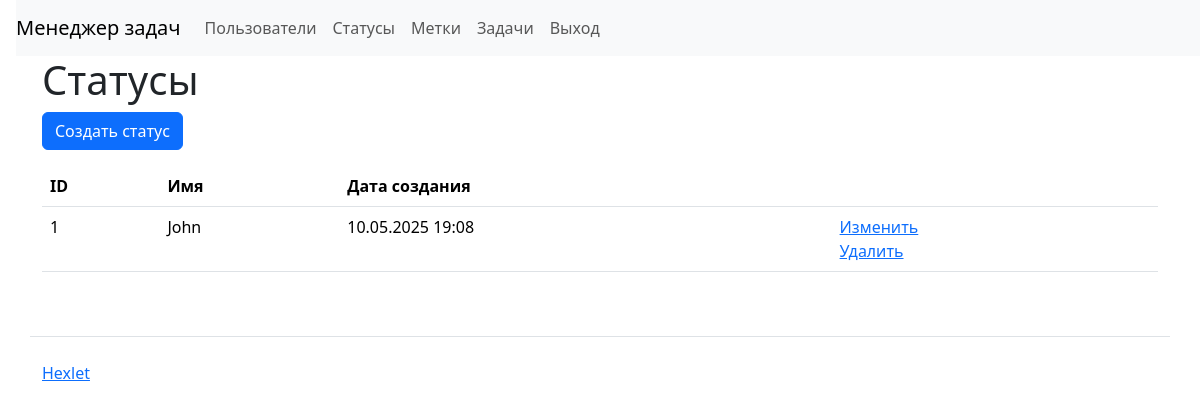
The app's page /statuses/, older data.
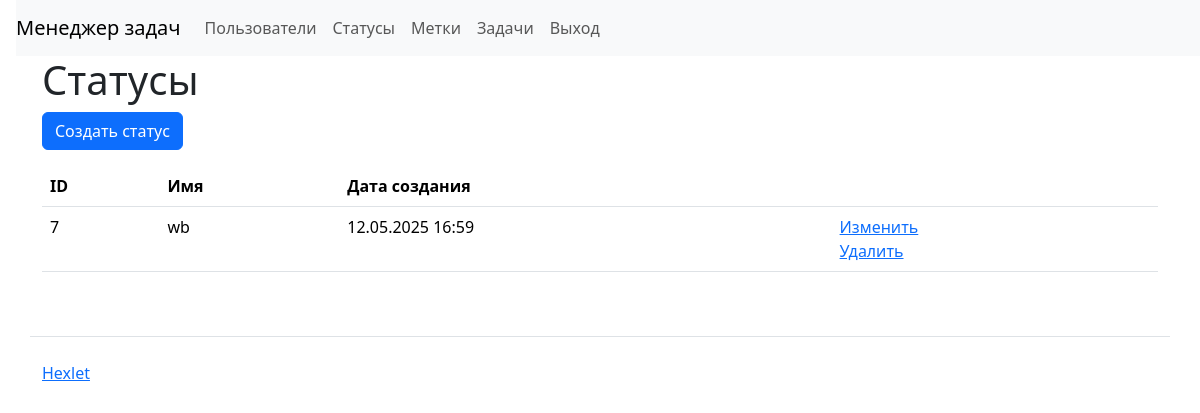
The same page, newer data.
### my_task_manager/models.py (models this page shows, shortened)
class Status(models.Model):
    name = models.CharField(max_length=100)
    created_at = models.DateTimeField(auto_now_add=True)
    description = models.TextField(blank=True)
    class Meta:
        app_label = 'my_task_manager'

### my_task_manager/views.py (the view)
# urls.py: path('statuses/', views.status_list, name='status_list'),
def status_list(request):
    statuses = Status.objects.all()
    return render(request, 'status_list.html', {'statuses': statuses})

### templates/status_list.html (shortened to what this page needs)
{% extends "login_index.html" %}
{% load crispy_forms_tags %}
{% block content %}
<div class="container">
    <h1>Статусы</h1>
    <a href="{% url 'create_status' %}" class="btn btn-primary mb-3">Создать статус</a>
    {% if statuses %}
        <table class="table">
            <thead>
                <tr>
                    <th>ID</th>
                    <th>Имя</th>
                    <th>Дата создания</th>
                    <th></th>
                </tr>
            </thead>
            <tbody>
                {% for status in statuses %}
                <tr>
                    <td>{{ status.id }}</td>
                    <td class="name-column">{{ status.name }}</td>
                    <td>{{ status.created_at|date:"d.m.Y H:i" }}</td>
                    <td class="actions-column">
                        <div>
                            <a href="{% url 'update_status' status.id%}" class="link-primary">Изменить</a>
                        </div>
                        <div>
                            <a href="{% url 'delete_status' status.id %}" class="link-primary">Удалить</a>
                        </div>
                    </td>
                </tr>
                {% endfor %}
            </tbody>
        </table>
    {% else %}
        <p>Нет доступных статусов.</p>
    {% endif %}
</div>
{% endblock %}

### templates/login_index.html (shortened to what this page needs)
<!DOCTYPE html>
<html lang="ru-ru">
<head>
    <link href="https://cdn.jsdelivr.net/npm/bootstrap@5.3.3/dist/css/bootstrap.min.css" rel="stylesheet">
</head>
<body class="d-flex flex-column min-vh-100">
<nav class="navbar navbar-expand-lg navbar-light bg-light ms-3">
    <a class="navbar-brand" href="/">Менеджер задач</a>
    <div class="collapse navbar-collapse" id="navbarToggleExternalContent">
        <ul class="navbar-nav mr-auto">
            <li class="nav-item">
                <a class="nav-link" href="/users/">Пользователи</a>
            </li>
            <li class="nav-item">
                <a class="nav-link" href="/statuses/">Статусы</a>
            </li>
            <li class="nav-item">
                <a class="nav-link" href="/labels/">Метки</a>
            </li>
          <li class="nav-item">
              <a class="nav-link" href="/tasks/">Задачи</a>
          </li>
      </ul>
      <ul class="navbar-nav">
        <li class="nav-item">
          <form action="{% url 'logout' %}" method="post" style="display:inline;">
            <button type="submit" class="nav-link btn btn-link">Выход</button>
          </form>
        </li>
      </ul>
  </div>
</nav>
{% block content %}{% endblock %}
    <footer>
      <div class="container my-5 pt-4 border-top">
        <a target="_blank" href="https://ru.hexlet.io">Hexlet</a>
      </div>
    </footer>
  </body>
</html>

Row changes from the older to the newer data that the page shows:
removed Status: id "1", name "John", created_at "10.05.2025 19:08"
added Status: id "7", name "wb", created_at "12.05.2025 16:59"
